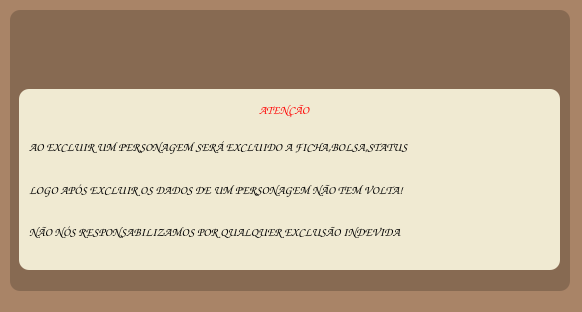
<?xml version="1.0" encoding="UTF-8"?>
<ui version="4.0">
 <class>Form</class>
 <widget class="QWidget" name="Form">
  <property name="geometry">
   <rect>
    <x>0</x>
    <y>0</y>
    <width>582</width>
    <height>312</height>
   </rect>
  </property>
  <property name="windowTitle">
   <string>Form</string>
  </property>
  <property name="styleSheet">
   <string notr="true">background-color: rgb(169,132,103);</string>
  </property>
  <widget class="QFrame" name="frame">
   <property name="geometry">
    <rect>
     <x>10</x>
     <y>10</y>
     <width>560</width>
     <height>281</height>
    </rect>
   </property>
   <property name="styleSheet">
    <string notr="true">QFrame{
	background-color: rgba(0,0,0,0.2);
	border-radius:10px
}</string>
   </property>
   <property name="frameShape">
    <enum>QFrame::StyledPanel</enum>
   </property>
   <property name="frameShadow">
    <enum>QFrame::Raised</enum>
   </property>
   <widget class="QLabel" name="label">
    <property name="geometry">
     <rect>
      <x>240</x>
      <y>10</y>
      <width>71</width>
      <height>61</height>
     </rect>
    </property>
    <property name="styleSheet">
     <string notr="true">background-color: rgb(0,0,0,0);</string>
    </property>
    <property name="text">
     <string/>
    </property>
    <property name="pixmap">
     <pixmap>icones/perigo.png</pixmap>
    </property>
    <property name="scaledContents">
     <bool>true</bool>
    </property>
   </widget>
   <widget class="QFrame" name="frame_3">
    <property name="geometry">
     <rect>
      <x>9</x>
      <y>79</y>
      <width>541</width>
      <height>181</height>
     </rect>
    </property>
    <property name="styleSheet">
     <string notr="true">background-color: rgb(240,234,210);</string>
    </property>
    <property name="frameShape">
     <enum>QFrame::StyledPanel</enum>
    </property>
    <property name="frameShadow">
     <enum>QFrame::Raised</enum>
    </property>
    <widget class="QLabel" name="label_3">
     <property name="geometry">
      <rect>
       <x>240</x>
       <y>0</y>
       <width>71</width>
       <height>41</height>
      </rect>
     </property>
     <property name="font">
      <font>
       <family>Comic Sans MS</family>
       <pointsize>9</pointsize>
       <weight>75</weight>
       <bold>true</bold>
       <stylestrategy>PreferAntialias</stylestrategy>
      </font>
     </property>
     <property name="layoutDirection">
      <enum>Qt::LeftToRight</enum>
     </property>
     <property name="styleSheet">
      <string notr="true">color: rgb(255, 0, 0);</string>
     </property>
     <property name="text">
      <string>ATENÇÃO</string>
     </property>
     <property name="textFormat">
      <enum>Qt::AutoText</enum>
     </property>
     <property name="scaledContents">
      <bool>false</bool>
     </property>
     <property name="wordWrap">
      <bool>false</bool>
     </property>
     <property name="openExternalLinks">
      <bool>false</bool>
     </property>
     <property name="textInteractionFlags">
      <set>Qt::NoTextInteraction</set>
     </property>
    </widget>
    <widget class="QWidget" name="layoutWidget">
     <property name="geometry">
      <rect>
       <x>10</x>
       <y>40</y>
       <width>645</width>
       <height>121</height>
      </rect>
     </property>
     <layout class="QVBoxLayout" name="verticalLayout">
      <item>
       <widget class="QLabel" name="label_2">
        <property name="font">
         <font>
          <family>Comic Sans MS</family>
          <pointsize>9</pointsize>
          <stylestrategy>PreferAntialias</stylestrategy>
         </font>
        </property>
        <property name="layoutDirection">
         <enum>Qt::LeftToRight</enum>
        </property>
        <property name="text">
         <string>AO EXCLUIR UM PERSONAGEM SERÁ EXCLUIDO A FICHA,BOLSA,STATUS</string>
        </property>
        <property name="textFormat">
         <enum>Qt::AutoText</enum>
        </property>
        <property name="scaledContents">
         <bool>false</bool>
        </property>
        <property name="textInteractionFlags">
         <set>Qt::NoTextInteraction</set>
        </property>
       </widget>
      </item>
      <item>
       <widget class="QLabel" name="label_4">
        <property name="font">
         <font>
          <family>Comic Sans MS</family>
          <pointsize>9</pointsize>
          <stylestrategy>PreferAntialias</stylestrategy>
         </font>
        </property>
        <property name="layoutDirection">
         <enum>Qt::LeftToRight</enum>
        </property>
        <property name="text">
         <string>LOGO APÓS EXCLUIR OS DADOS DE UM PERSONAGEM NÃO TEM VOLTA!</string>
        </property>
        <property name="textFormat">
         <enum>Qt::AutoText</enum>
        </property>
        <property name="scaledContents">
         <bool>false</bool>
        </property>
        <property name="textInteractionFlags">
         <set>Qt::NoTextInteraction</set>
        </property>
       </widget>
      </item>
      <item>
       <widget class="QLabel" name="label_5">
        <property name="font">
         <font>
          <family>Comic Sans MS</family>
          <pointsize>9</pointsize>
          <stylestrategy>PreferAntialias</stylestrategy>
         </font>
        </property>
        <property name="layoutDirection">
         <enum>Qt::LeftToRight</enum>
        </property>
        <property name="text">
         <string>NÃO NÓS RESPONSABILIZAMOS POR QUALQUER EXCLUSÃO INDEVIDA</string>
        </property>
        <property name="textFormat">
         <enum>Qt::AutoText</enum>
        </property>
        <property name="scaledContents">
         <bool>false</bool>
        </property>
        <property name="textInteractionFlags">
         <set>Qt::NoTextInteraction</set>
        </property>
       </widget>
      </item>
     </layout>
    </widget>
   </widget>
  </widget>
  <widget class="QLabel" name="mensagem">
   <property name="geometry">
    <rect>
     <x>130</x>
     <y>300</y>
     <width>391</width>
     <height>61</height>
    </rect>
   </property>
   <property name="font">
    <font>
     <family>Comic Sans MS</family>
     <pointsize>15</pointsize>
    </font>
   </property>
   <property name="styleSheet">
    <string notr="true">QLabel{
	
	background-color: rgba(0,0,0,0);
	
	color: rgb(255, 0, 4);

}</string>
   </property>
   <property name="text">
    <string/>
   </property>
   <property name="textFormat">
    <enum>Qt::AutoText</enum>
   </property>
   <property name="buddy">
    <cstring></cstring>
   </property>
  </widget>
 </widget>
 <resources/>
 <connections/>
</ui>
